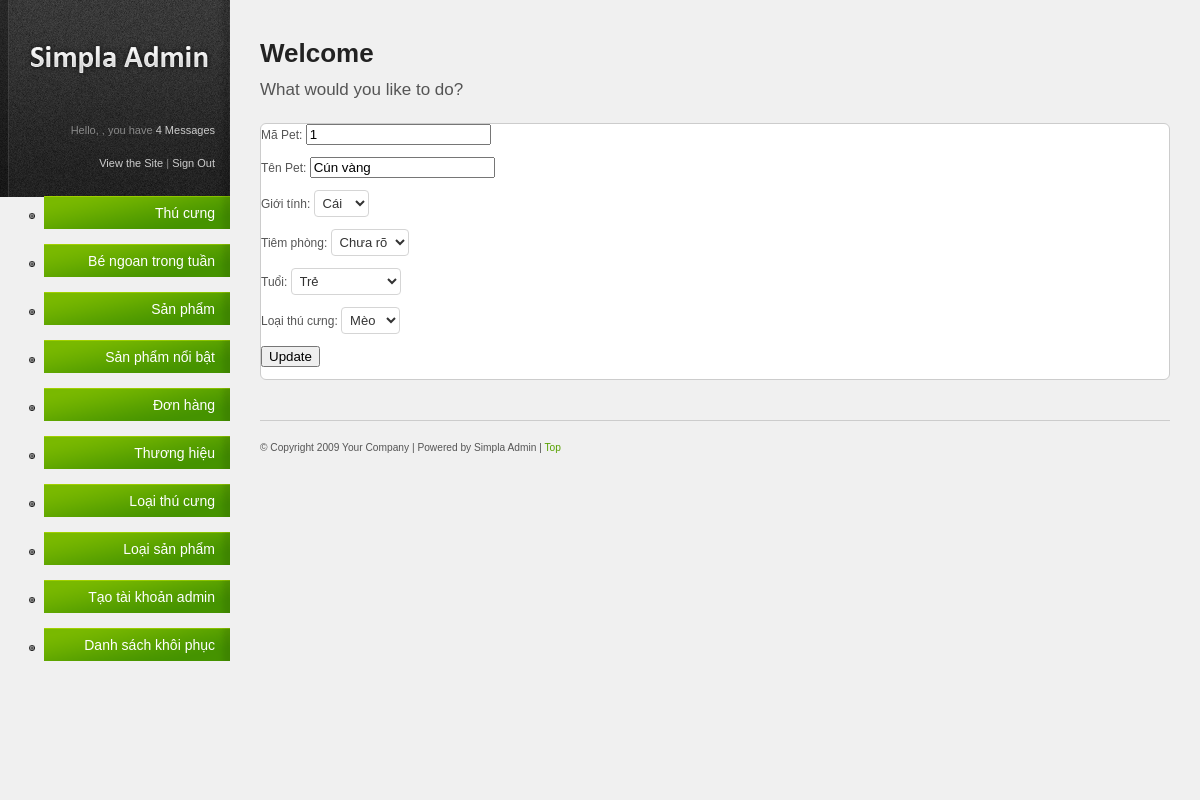
The page /admin/edit.php?mapet=1 on the database its author committed.
### tables this page shows
CREATE TABLE `thucung` (
  `mapet` int(11) NOT NULL AUTO_INCREMENT,
  `tenpet` varchar(50) NOT NULL,
  `gioitinh` varchar(3) NOT NULL,
  `tuoi` varchar(13) NOT NULL,
  `tiemphong` tinyint(1) NOT NULL DEFAULT '0',
  `maloai` int(11) NOT NULL,
  `hinh` varchar(50) NOT NULL,
  `nhannuoi` tinyint(1) NOT NULL DEFAULT '0',
  `xoa` tinyint(1) NOT NULL DEFAULT '0',
  PRIMARY KEY (`mapet`),
  KEY `maloai` (`maloai`),
  CONSTRAINT `FK_thucung_loaipet` FOREIGN KEY (`maloai`) REFERENCES `loaipet` (`maloai`) ON DELETE NO ACTION ON UPDATE CASCADE
);

### admin/edit.php (the view, shortened to what this page needs)
<?php
include './pdo.php';
$m = isset($_GET['mapet'])?$_GET['mapet']:'';
$sql="select * from thucung  where mapet= ? ";
$a =[$m];
$objStatement= $objPDO->prepare($sql);
$objStatement->execute($a);
$data1 = $objStatement->fetch(PDO::FETCH_OBJ);
?>
<!DOCTYPE html PUBLIC "-//W3C//DTD XHTML 1.0 Strict//EN" "http://www.w3.org/TR/xhtml1/DTD/xhtml1-strict.dtd">
<html xmlns="http://www.w3.org/1999/xhtml">
	<?php
		include './pages/head.php';
	?>
	<body>
    <div id="main-content">
		<?php
			include './pages/sidebar.php';
		?>
			<h2>Welcome</h2>
			<p id="page-intro">What would you like to do?</p>
			<div class="content-box">
			<form action="update.php" method='post' entype='multipart/form-data'>
                Mã Pet: <input type="text" name='mapet' value='<?php echo $data1->mapet ?>' readonly> <br><br>
                Tên Pet: <input type="text" name='tenpet' value='<?php echo $data1->tenpet ?>'> <br><br>
                Giới tính: <select name="gioitinh" id="">
							<option value="<?php echo $data1->gioitinh ?>"><?php echo $data1->gioitinh ?></option>
							</select> <br><br>
				Tiêm phòng: <select name="tiemphong" id="">
							<option value="<?php echo $data1->tiemphong ?>"><?php if($data1->tiemphong==0){echo "Chưa rõ";} else{echo "Có";} ?></option>
							</select> <br><br>
				Tuổi: <select name="tuoi" id="">
						<option value="<?php echo $data1->tuoi ?>"><?php echo $data1->tuoi ?></option>
						</select> <br><br>
				Loại thú cưng: <select name="maloai" id="">
							<option value="<?php echo $data1->maloai ?>"><?php if($data1->maloai==1){echo "Mèo";} else{echo "Chó";} ?></option>
						</select> <br><br>
                <input type="submit" name="sm" value="Update"><br><br>
            </form>
			</div>
			<div id="footer">
				<small>
						&#169; Copyright 2009 Your Company | Powered by Simpla Admin</a> | <a href="#">Top</a>
				</small>
			</div>
		</div>
</body>
</html>

### admin/resources/css/style.css (style rules this page uses)
html { font-size: 100%; height: 100%; margin-bottom: 1px; }
body { font-family: Arial, Helvetica, sans-serif; color: #555; background: #f0f0f0 url('../images/bg_login.html') top left repeat-y; font-size: 12px; }
h1, h2, h3, h4, h5, h6 { font-family: Helvetica, Arial, sans-serif; color: #222; font-weight: bold; }
h2 { font-size: 26px; padding: 0 0 10px 0; }
a { color: #57a000; text-decoration: none; }
small { font-size: 0.85em; }
p { padding: 5px 0 10px 0; line-height: 1.6em; }
#main-content { margin: 0 30px 0 260px; padding: 40px 0 0 0; }
#page-intro { font-size: 17px; padding: 0 0 20px 0; }
#footer { border-top: 1px solid #ccc; margin: 40px 0 0 0; padding: 20px 0; font-size: 12px; }
.content-box { border: 1px solid #ccc; margin: 0 0 20px 0; background: #fff; }
form input.text-input, form select, form textarea, form .wysiwyg { padding: 6px; font-size: 13px; background: #fff url('../images/bg-form-field.gif') top left repeat-x; border: 1px solid #d5d5d5; color: #333; }
form select { padding: 4px; background: #fff; }

### admin/resources/css/invalid.css (style rules this page uses)
.button, #main-content table tfoot td .bulk-actions select, .pagination a.number, form input.text-input, form textarea, form .wysiwyg, form select, .dp-popup { -moz-border-radius: 4px; -webkit-border-radius: 4px; border-radius: 4px; }
.content-box, .content-box-header, ul.content-box-tabs li a.current, .shortcut-button, .notification { -moz-border-radius: 6px; -webkit-border-radius: 6px; border-radius: 6px; }

### rows shown on the page
thucung: mapet "1", tenpet "Cún vàng", gioitinh "Cái", tiemphong "Chưa rõ", tuoi "Trẻ", maloai "Mèo"

### other values the page prints
$n "4"
